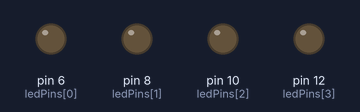
The sketch below on a simulated Arduino Uno, built with avr-gcc and run on an emulated ATmega328P. Parts: output pins drawn as LEDs (lit = HIGH).

Above: at 0.5 s.
At 2.5 s:
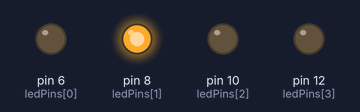
At 4.5 s:
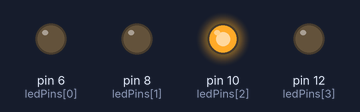
At 9.5 s:
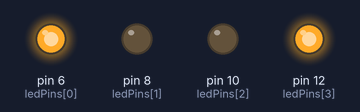
At 14.5 s:
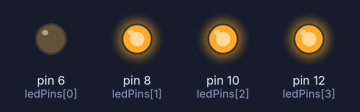
At 19.5 s:
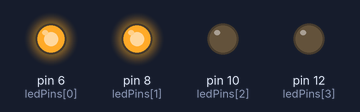
Timing chart, 0 to 20.8 s (numbered marks = the images above):
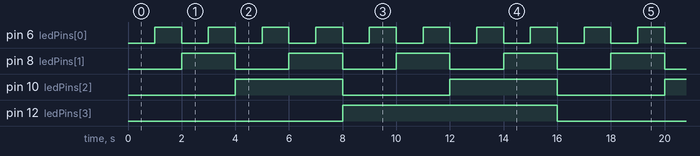

The sketch:

temporizador_4_bits.ino
```cpp
const int ledPins[] = {6, 8, 10, 12};
const int numLEDs = 4;

unsigned long previousMillis = 0;
const long interval = 1000;

int timerState = 0;

void setup() {
  // Configurar pines de salida para LEDs
  for (int i = 0; i < numLEDs; i++) {
    pinMode(ledPins[i], OUTPUT);
  }
}

void loop() {
  unsigned long currentMillis = millis();

  if (currentMillis - previousMillis >= interval) {
    // Guardar el tiempo actual
    previousMillis = currentMillis;

    timerState = (timerState + 1) % (1 << numLEDs);

    showBinaryState(timerState);
  }
}

void showBinaryState(int state) {
  for (int i = 0; i < numLEDs; i++) {
    digitalWrite(ledPins[i], (state & (1 << i)) ? HIGH : LOW);
  }
}
```

Measured:
- by itself, pin 6 (ledPins[0]): alternates HIGH for 1.0 s and LOW for 1.0 s
- by itself, pin 8 (ledPins[1]): alternates HIGH for 2.0 s and LOW for 2.0 s
- by itself, pin 10 (ledPins[2]): alternates HIGH for 4.0 s and LOW for 4.0 s
- by itself, pin 12 (ledPins[3]): alternates HIGH for 8.0 s and LOW for 8.0 s
